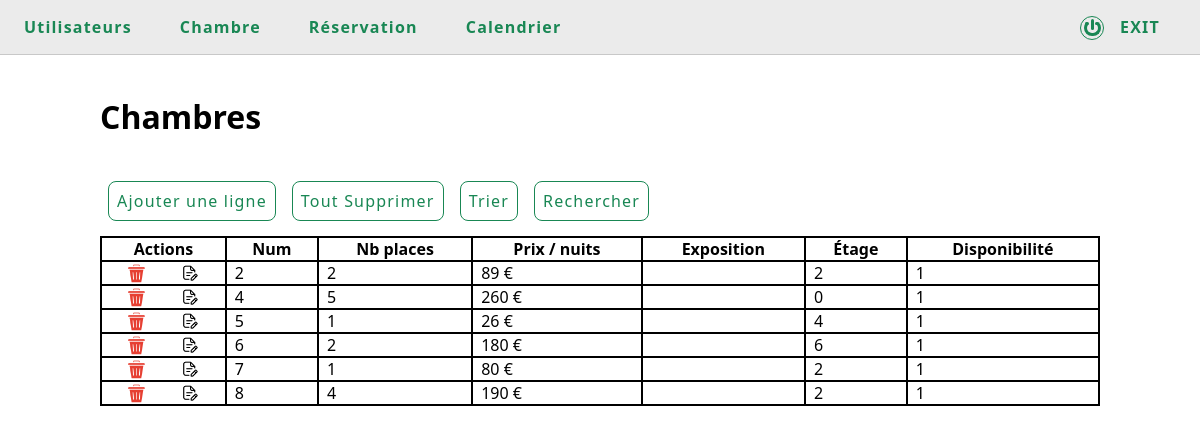
Screenshot of /projets/hotel-neptune/admin/chambre.php (signed in) with the database file from the repository.
### tables this page shows
CREATE TABLE IF NOT EXISTS `chambre` (
  `num` int(11) NOT NULL,
  `nb_place` int(11) NOT NULL,
  `prix/nuit` int(11) NOT NULL,
  `expo` int(11) NOT NULL,
  `etage` int(11) NOT NULL,
  `dispo` tinyint(1) NOT NULL DEFAULT '0',
  PRIMARY KEY (`num`)
);

### projets/hotel-neptune/admin/chambre.php (the view, shortened to what this page needs)
<!DOCTYPE html>
<html>
    <head>
        <?php include("php/head.php"); ?>
        <link rel="stylesheet"  href="style/style_table.css">
    </head>
    <body>
        <header>
            <?php include("php/header.php"); ?>
        </header>
        <div id="afficher">
        <div id="afficher2">
        <div id="afficher3">
        <div id="afficher4">
            <div id="masquer">
            <div id="masquer2">
            <div id="masquer3">
            <div id="masquer4">
                <div class="global-container global-chambre">
                    <h1>Chambres</h1>
                    <br><br>
                    <?php
                        include("php/link_db.php");
                        $url = $_SERVER['REQUEST_URI'];
                        $url = strstr($url,'?');
                        $url = substr($url, 1, 10);
                        if(!empty($url)) {
                            if(substr($url, 0, 3) == 'tri') {
                                $tri = htmlspecialchars($_GET['tri']);
                                $sens = htmlspecialchars($_GET['sens']);
                                $sql = "SELECT * FROM `chambre` ORDER BY `$tri` $sens";
                            }
                            else if(substr($url, 0, 10) == 'searchType') {
                                $searchType = htmlspecialchars($_GET['searchType']);
                                $search = htmlspecialchars($_GET['search']);
                                $sql = "SELECT * FROM `chambre` WHERE `$searchType` = '$search'";
                            } else {
                                $sql = "SELECT * FROM `chambre` ORDER BY `num` ASC";
                            }
                        } else {
                            $sql = "SELECT * FROM `chambre` ORDER BY `num` ASC";
                        }
                        $requete = $db->query($sql);
                        $chambres = $requete->fetchAll();
                        $sql = "SELECT * FROM `resa` ORDER BY `d_fin` ASC";
                    ?>
                        <div class="bouton-haut">
                            <div class="insert-line">
                                <a href="#afficher" class="afficher">Ajouter une ligne</a>
                            </div>
                            <div class="supp-all">
                                <a href="php/gestion_BDD/chambre/chambre_delete.php?num=all">Tout Supprimer</a>
                            </div>
                            <div class="trier">
                                <a href="#afficher3" class="afficher3">Trier</a>
                            </div>
                            <div class="search">
                                <a href="#afficher4" class="afficher4">Rechercher</a>
                            </div>
                        </div>
                        <table>
                            <tr>
                                <th> Actions </th>
                                <th> Num </td>
                                <th> Nb places</td>
                                <th> Prix / nuits </td>
                                <th> Exposition </td>
                                <th> Étage </td>
                                <th> Disponibilité </td>
                            </tr>
                            <?php foreach ($chambres as $chambre){ ?>
                            <tr>
                                <td class="table-center">
                                    <a href="php/gestion_BDD/user/chambre_delete.php?num=<?php echo $chambre['num']; ?>"><img src="image/effacer.png" alt="logo effacer"></a>
                                    <a href="?num=<?php echo $chambre['num']; ?>#afficher2" class="afficher2"><img src="image/modifier.png" alt="logo modifier"></a>
                                </td>
                                <td> <?php echo $chambre['num']; ?> </td>
                                <td> <?php echo $chambre['nb_place']; ?> </td>
                                <td> <?php echo $chambre['prix/nuit'].' €'; ?> </td>
                                <td>
                                </td>
                                <td> <?php echo $chambre['etage']; ?> </td>
                                <td>
                                    <?php
                                        $tab = [];
                                        $df = [];
                                        if(in_array(0, $tab)) {
                                            $days = date("d");
                                            $mons = date("m");
                                            $years = date("Y");
                                            $date = $years.'-'.$mons.'-'.$days;
                                            foreach($df as $date_compare) {
                                                if ($date_compare < $date){
                                                    $sql = "UPDATE `chambre` SET `dispo` = 1 WHERE `num` = $num_chambre";
                                                } else {
                                                    $sql = "UPDATE `chambre` SET `dispo` = 0 WHERE `num` = $num_chambre";
                                                }
                                            }
                                        } else {
                                            $sql = "UPDATE `chambre` SET `dispo` = 1 WHERE `num` = $num_chambre ";
                                        }
                                        echo $sql[31];
                                    ?>
                                </td>
                            </tr>
                            <?php } ?>
                        </table>
                    <br><br><br>
                </div>
            </div>
            </div>
            </div>
            </div>
        </div>
        </div>
        </div>
        </div>
    </body>
</html>

### projets/hotel-neptune/admin/style/main.css (style rules this page uses)
*, *::before, *::after { box-sizing: border-box; }
* { padding: 0; margin: 0; border-style: border-box; list-style: none; text-decoration: none; }
html { scroll-behavior: smooth; }
body { background-color: none; font-family: "Segoe UI",Roboto,"Helvetica Neue","Noto Sans","Liberation Sans",Arial,sans-serif,"Apple Color Emoji","Segoe UI Emoji","Segoe UI Symbol","Noto Color Emoji"; }
img { transform: scale(1.6); margin: 0 .5rem; }
:root { --taille_logo: 1.5rem; --couleur_logo: #198754; --taille_cercle: calc(var(--taille_logo) * 0.7); --bordure_cercle: calc(var(--taille_logo) * 0.15); --taille_boule: calc(var(--taille_logo) * 0.15); }
.global-container { display: flex; flex-direction: column; flex-wrap: wrap; justify-content: space-evenly; width: 100%; max-width: 1032px; margin-top: 2rem; margin-left: auto; margin-right: auto; padding: .5rem 1rem; }
@media screen and (max-width : 1850px) { .global-container { display: flex; flex-direction: column; flex-wrap: wrap; justify-content: space-evenly; width: 100%; max-width: 1032px; margin-top: 2rem; margin-left: 406px; margin-right: auto; padding: .5rem 1rem; } }
@media screen and (max-width : 1450px) { .global-container { display: flex; flex-direction: column; flex-wrap: wrap; justify-content: space-evenly; width: 100%; max-width: 1032px; margin-top: 2rem; margin-left: auto; margin-right: auto; padding: .5rem 1rem; } }

### projets/hotel-neptune/admin/style/style_table.css (style rules this page uses)
table { border: solid 1px #000; border-spacing: 0; }
table th, table td { border: solid 1px #000; padding: 0rem .5rem; }
.bouton-haut { display: flex; margin-bottom: 1rem; }
.supp-all { padding: .5rem; }
.supp-all a { color: #198754; letter-spacing: 1.2px; border: solid 1px #198754; border-radius: .5rem; padding: .5rem; transition: .25s; }
.insert-line { padding: .5rem; }
.insert-line a { color: #198754; letter-spacing: 1.2px; border: solid 1px #198754; border-radius: .5rem; padding: .5rem; transition: .25s; }
.search { padding: .5rem; }
.search a { color: #198754; letter-spacing: 1.2px; border: solid 1px #198754; border-radius: .5rem; padding: .5rem; transition: .25s; }
.trier { padding: .5rem; }
.trier a { color: #198754; letter-spacing: 1.2px; border: solid 1px #198754; border-radius: .5rem; padding: .5rem; transition: .25s; }
img { width: .7rem; }
.table-center { display: flex; justify-content: space-around; align-items: center; }

### rows the page displays
chambre: num "2", nb_place "2", value "89", etage "2", sql "1"
chambre: num "4", nb_place "5", value "260", etage "0", sql "1"
chambre: num "5", nb_place "1", value "26", etage "4", sql "1"
chambre: num "6", nb_place "2", value "180", etage "6", sql "1"
chambre: num "7", nb_place "1", value "80", etage "2", sql "1"
chambre: num "8", nb_place "4", value "190", etage "2", sql "1"
